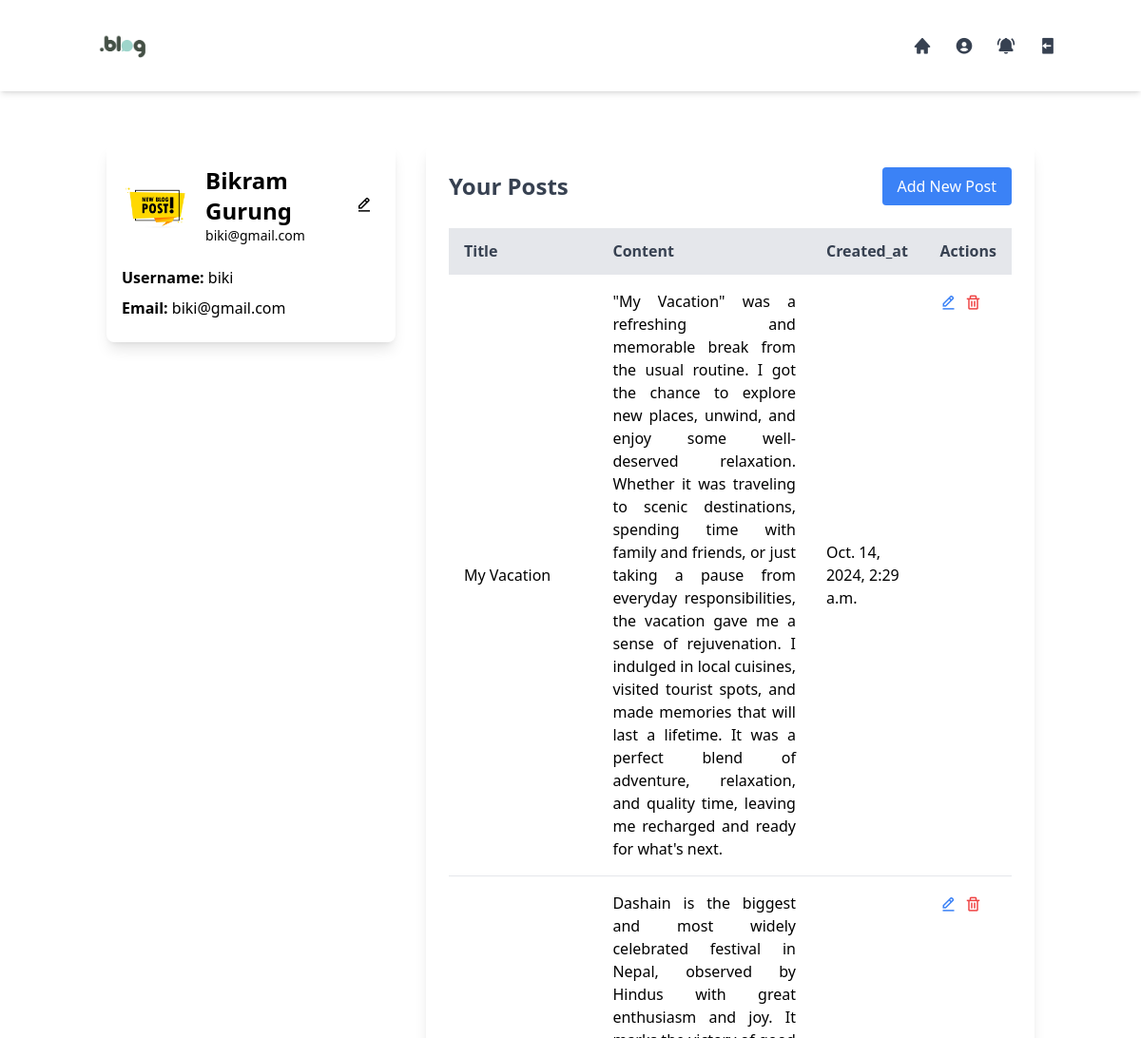
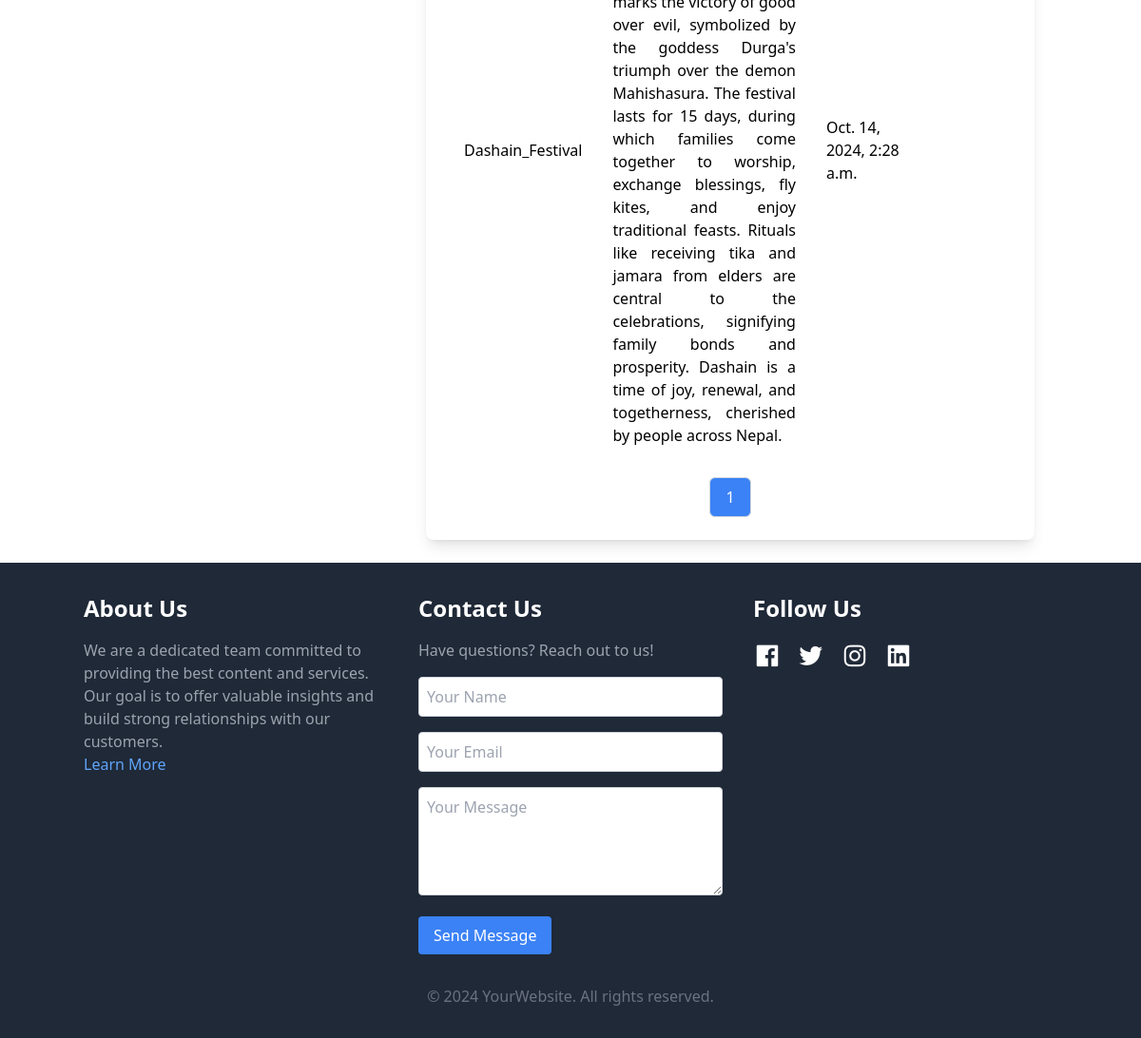
Page /profile/ (signed in) on the committed database (2 pictures, top to bottom).
### blog/models.py (models this page shows, shortened)
class Post(models.Model):
    user = models.ForeignKey(User, on_delete=models.CASCADE)
    title = models.CharField(max_length=255)
    content = models.TextField()
    created_at = models.DateTimeField(auto_now_add=True)
    updated_at = models.DateTimeField(auto_now=True)
    is_approved = models.BooleanField(default=False)

### blog/views.py (the view)
# urls.py: path('profile/', views.profile, name="profile"),
@login_required
def profile(request):
    if request.user.is_superuser:
        post = Post.objects.all().order_by('-created_at')
    else:
        post = Post.objects.filter(user=request.user).order_by('-created_at')
    if request.user.is_authenticated:
        new_notifications_count = Notification.objects.filter(user=request.user, is_read=False).count()
    else:
        new_notifications_count = 0
    paginator = Paginator(post, 2)
    page_number = request.GET.get('page')
    page_obj = paginator.get_page(page_number)
    content = {
        'page_obj':page_obj,
        'new_notifications_count':new_notifications_count,
    }
    return render(request, 'blog/profile.html', content)

### blog/templates/blog/profile.html (shortened to what this page needs)
{% extends "./index.html" %}
{% load static %}
{% block Profile %}
<div class="container mx-auto mt-32 p-6 grid grid-cols-1 lg:grid-cols-3 gap-8">
    <div id="profileCard" class="w-full max-w-sm bg-white text-black rounded-lg shadow-lg p-4 transition-all duration-300 ease-in-out overflow-hidden h-52">
        <div class="flex items-center space-x-4">
            <div class="w-24 h-24 bg-gray-200 rounded-full overflow-hidden border-4 border-white">
                <img src="{% static './images/post1.jpg' %}" alt="Profile Picture" class="w-full h-full object-cover">
            </div>
            <div>
                <h2 class="text-2xl font-bold">{{ user.first_name }} {{ user.last_name }}</h2>
                <p class="text-sm">{{ user.email }}</p>
            </div>
            <button id="editProfileBtn" class="text-black p-2 hover:bg-opacity-75 text-xl md:text-lg">
                <i class="bx bx-edit-alt"></i>
            </button>
        </div>
        <div id="profileInfo" class="mt-4 space-y-2">
            <p><span class="font-semibold">Username:</span> {{ user.username }}</p>
            <p><span class="font-semibold">Email:</span> {{ user.email }}</p>
        </div>
    </div>
 <div class="col-span-1 lg:col-span-2 bg-white rounded-lg shadow-lg p-6">
    <div class="flex justify-between items-center mb-6">
      {% if request.user.is_superuser %}
      <h2 class="text-2xl font-bold text-gray-700">All Posts</h2>
      {% else %}
      <h2 class="text-2xl font-bold text-gray-700">Your Posts</h2>
      {% endif %}
      <button id="addPostBtn" class="bg-blue-500 text-white px-4 py-2 rounded hover:bg-blue-600">Add New Post</button>
    </div>
    <div class="overflow-x-auto">
      {% if page_obj %}
      <table class="table-auto w-full text-left">
        <thead>
          <tr class="bg-gray-200 text-gray-700">
            <th class="py-3 px-4">Title</th>
            <th class="py-3 px-4">Content</th>
            <th class="py-3 px-4">Created_at</th>
            <th class="py-3 px-4">Actions</th>
          </tr>
        </thead>
        <tbody>
          {% for post in page_obj %}
          <tr class="border-t">
            {% if not user.is_superuser and not post.is_approved %}
            <td class="py-4 px-4">{{ post.title }}</td>
            <td class="py-4 px-4 text-justify text-yellow-500 font-bold">Pending Approval</td>
            {% else %}
            <td class="py-4 px-4">{{ post.title }}</td>
            <td class="py-4 px-4 text-justify">{{ post.content }}</td>
            {% endif %}
            <td class="py-4 px-4">{{ post.created_at }}</td>
            <td class="py-4 px-4 flex space-x-2">
              <div class="flex items-center space-x-2">
                {% if not user.is_superuser %}
                <a href="javascript:void(0);"
                  class="text-blue-500 hover:underline text-xl md:text-base lg:text-lg editPostBtn"
                  data-post-id="{{ post.id }}"
                  data-post-title="{{ post.title }}"
                  data-post-content="{{ post.content }}">
                    <i class='bx bx-edit-alt'></i>
                </a>
                {% endif %}
                <a href="{% url 'delete_post' post.id %}" class="text-red-500 hover:underline text-xl md:text-base lg:text-lg items-center">
                  <i class='bx bx-trash'></i>
                </a>
            </div>
            </td>
          </tr>
          {% endfor %}
        </tbody>
      </table>
    </div>
<div class="flex justify-center mt-4 space-x-2">
    {% for i in page_obj.paginator.page_range %}
      {% if i == page_obj.number %}
        <span class="py-2 px-4 border border-gray-300 rounded-md bg-blue-500 text-white">{{ i }}</span>
      {% else %}
        <a href="?page={{ i }}" class="py-2 px-4 border border-gray-300 rounded-md text-gray-700 bg-white hover:bg-blue-500 hover:text-white transition duration-300">{{ i }}</a>
      {% endif %}
    {% endfor %}
  </div>
  {% else %}
      <tr>
        <td colspan="3" class="text-center py-4">No posts found</td>
      </tr>
  {% endif %}
  </div>
</div>
{% endblock %}

### rows in the picture
Post: title "My Vacation", content "\"My Vacation\" was a refreshing and memorable break from the usual routine. I got the chance to explore new places, unwind, and enjoy some well-deserved relaxation. Whether it was traveling to scenic destinations, spending time with family and friends, or just taking a pause from everyday responsibilities, the vacation gave me a sense of rejuvenation. I indulged in local cuisines, visited tourist spots, and made memories that will last a lifetime. It was a perfect blend of adventure, relaxation, and quality time, leaving me recharged and ready for what's next.", created_at "Oct. 14, 2024, 2:29 a.m."
Post: title "Dashain_Festival", content "Dashain is the biggest and most widely celebrated festival in Nepal, observed by Hindus with great enthusiasm and joy. It marks the victory of good over evil, symbolized by the goddess Durga's triumph over the demon Mahishasura. The festival lasts for 15 days, during which families come together to worship, exchange blessings, fly kites, and enjoy traditional feasts. Rituals like receiving tika and jamara from elders are central to the celebrations, signifying family bonds and prosperity. Dashain is a time of joy, renewal, and togetherness, cherished by people across Nepal.", created_at "Oct. 14, 2024, 2:28 a.m."

### other values in the picture
{{ user.first_name }} "Bikram"
{{ user.last_name }} "Gurung"
{{ user.email }} "biki@gmail.com"
{{ user.username }} "biki"
{{ i }} "1"
